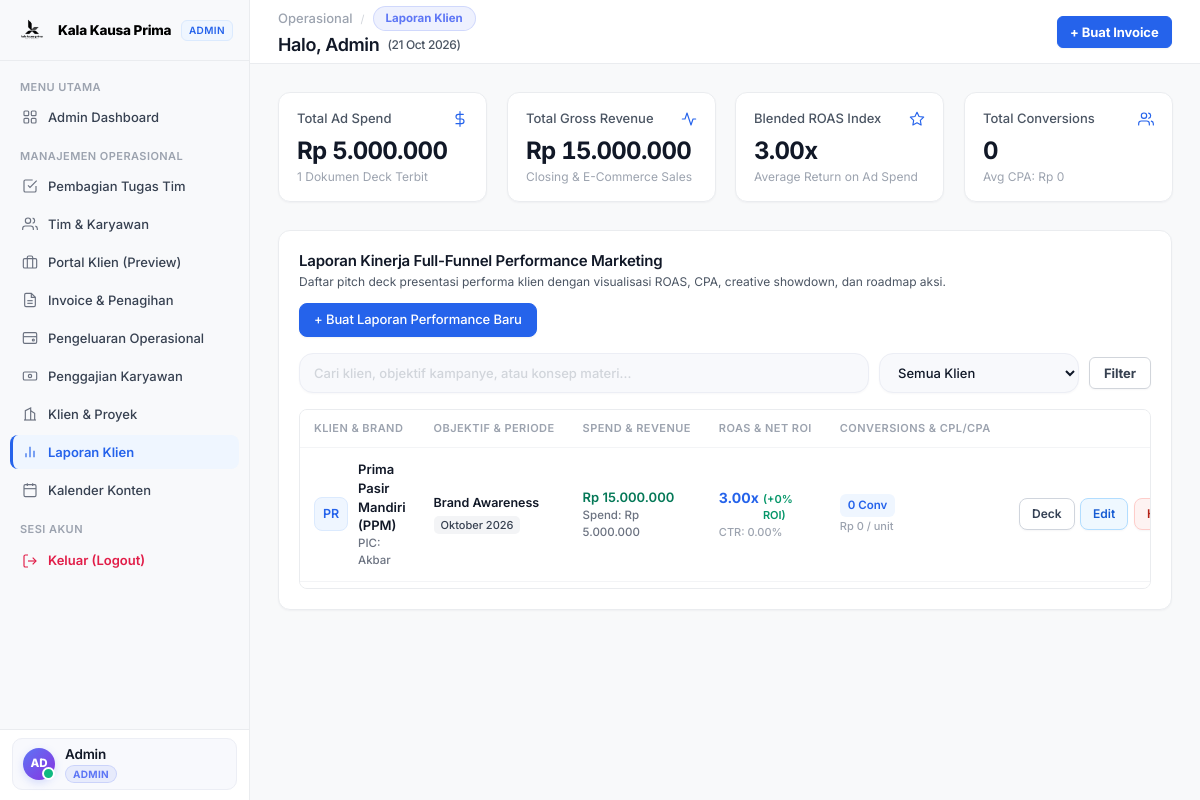
The page /reports?_slot=internal (signed in) on the database its author committed.
### tables this page shows
CREATE TABLE performance_reports (
                id INTEGER PRIMARY KEY AUTOINCREMENT,
                client_id INTEGER NOT NULL,
                report_period VARCHAR(100) NOT NULL,
                objective VARCHAR(255) DEFAULT NULL,
                total_ad_spend DECIMAL(15,2) NOT NULL DEFAULT 0,
                revenue DECIMAL(15,2) NOT NULL DEFAULT 0,
                roas DECIMAL(5,2) NOT NULL DEFAULT 0,
                roi DECIMAL(5,2) NOT NULL DEFAULT 0,
                total_conversions INT NOT NULL DEFAULT 0,
                cpl_cpa DECIMAL(15,2) NOT NULL DEFAULT 0,
                ads_reach INT NOT NULL DEFAULT 0,
                ads_impressions INT NOT NULL DEFAULT 0,
                ads_ctr DECIMAL(5,2) NOT NULL DEFAULT 0,
                ads_cpc DECIMAL(10,2) NOT NULL DEFAULT 0,
                ads_cpm DECIMAL(10,2) NOT NULL DEFAULT 0,
                lost_is_rank DECIMAL(5,2) NOT NULL DEFAULT 0,
                lost_is_budget DECIMAL(5,2) NOT NULL DEFAULT 0,
                ads_evaluation TEXT DEFAULT NULL,
                content_identity TEXT DEFAULT NULL,
                total_views INT NOT NULL DEFAULT 0,
                followers_gained INT NOT NULL DEFAULT 0,
                avg_video_retention DECIMAL(5,2) NOT NULL DEFAULT 0,
                engagement_rate DECIMAL(5,2) NOT NULL DEFAULT 0,
                winning_content_url VARCHAR(255) DEFAULT NULL,
                underperforming_content_url VARCHAR(255) DEFAULT NULL,
                what_worked TEXT DEFAULT NULL,
                what_didnt_work TEXT DEFAULT NULL,
                next_action_plan TEXT DEFAULT NULL,
                created_at DATETIME DEFAULT CURRENT_TIMESTAMP,
                updated_at DATETIME DEFAULT CURRENT_TIMESTAMP,
                is_deleted INTEGER NOT NULL DEFAULT 0,
                FOREIGN KEY (client_id) REFERENCES clients(id) ON DELETE CASCADE
            );

CREATE TABLE clients (
                id INTEGER PRIMARY KEY AUTOINCREMENT,
                name VARCHAR(150) NOT NULL,
                company VARCHAR(150) NOT NULL,
                email VARCHAR(150) NOT NULL,
                phone VARCHAR(50) NOT NULL,
                address TEXT DEFAULT NULL,
                created_at DATETIME DEFAULT CURRENT_TIMESTAMP
            , logo VARCHAR(255) DEFAULT NULL, is_deleted INTEGER DEFAULT 0, company_name VARCHAR(150) DEFAULT NULL, pic_name VARCHAR(150) DEFAULT NULL, package_name VARCHAR(100) DEFAULT 'Social Media & Performance Ads', status VARCHAR(30) DEFAULT 'Active', service_type VARCHAR(200) DEFAULT 'Kelola Sosmed', contract_start_date DATE DEFAULT NULL, contract_end_date DATE DEFAULT NULL, contract_status VARCHAR(30) DEFAULT 'active');

### views/reports.php (the view, shortened to what the rows shown need)
<?php
$db = Database::getConnection();
$where = ["COALESCE(r.is_deleted, 0) = 0"];
$params = [];
$whereSql = implode(' AND ', $where);
$stmt = $db->prepare("
    SELECT r.*,
           c.name as client_name, c.company as client_company,
           c.email as client_email, c.phone as client_phone, c.logo as client_logo
    FROM performance_reports r
    JOIN clients c ON r.client_id = c.id
    WHERE $whereSql
    ORDER BY r.id DESC
");
$stmt->execute($params);
$reports = $stmt->fetchAll(PDO::FETCH_ASSOC);
?>
<!DOCTYPE html>
<html lang="id">
<head>
  <link rel="stylesheet" href="assets/css/style.css?v=saas-linear-1.0">
</head>
<body>
  <div class="app-container">
    <main class="main-wrapper">
      <?php require_once BASE_PATH . '/includes/header.php'; ?>
      <div class="content-body">
        <div class="glass-panel">
          <div class="kala-table-scroll table-responsive" style="width: 100%; max-width: 100%; overflow-x: auto !important; -webkit-overflow-scrolling: touch !important; display: block !important; padding-bottom: 6px;">
            <table class="table-custom" style="min-width: 880px !important; width: 100%;">
              <thead>
                <tr>
                  <th style="white-space: nowrap !important;">Klien &amp; Brand</th>
                  <th style="white-space: nowrap !important;">Objektif &amp; Periode</th>
                  <th style="white-space: nowrap !important;">Spend &amp; Revenue</th>
                  <th style="white-space: nowrap !important;">ROAS &amp; Net ROI</th>
                  <th style="white-space: nowrap !important;">Conversions &amp; CPL/CPA</th>
                  <th class="th-actions" style="text-align: right; min-width: 180px; white-space: nowrap !important;">Aksi</th>
                </tr>
              </thead>
              <tbody>
                <?php if (empty($reports)): ?>
                  <tr>
                    <td colspan="6" style="text-align: center; padding: 48px 16px; color: var(--text-secondary);">
                      <div style="display: flex; justify-content: center; margin-bottom: 12px;">
                        <svg width="36" height="36" viewBox="0 0 24 24" fill="none" stroke="#9CA3AF" stroke-width="1.5" stroke-linecap="round" stroke-linejoin="round"><line x1="18" y1="20" x2="18" y2="10"/><line x1="12" y1="20" x2="12" y2="4"/><line x1="6" y1="20" x2="6" y2="14"/></svg>
                      </div>
                      <div style="font-weight: 600; font-size: 14px; color: #111827;">Belum Ada Laporan Performance Marketing</div>
                      <p style="font-size: 12.5px; color: #6B7280; margin-top: 4px;">
                        <?= $isClientUser ? 'Belum ada dokumen laporan performa yang diterbitkan untuk akun Anda.' : 'Mulai dengan menerbitkan laporan deck performa pertama untuk klien Anda.' ?>
                      </p>
                      <?php if (!$isClientUser && (is_owner() || is_admin())): ?>
                        <a href="<?= url('reports-form') ?>" class="btn btn-primary btn-sm" style="margin-top: 14px; display: inline-flex; height: 34px; padding: 0 14px; border-radius: 8px;">
                          + Buat Laporan Performance Sekarang
                        </a>
                      <?php endif; ?>
                    </td>
                  </tr>
                <?php else: ?>
                  <?php foreach ($reports as $r): ?>
                    <tr>
                      <td>
                        <div style="display: flex; align-items: center; gap: 10px;">
                          <div style="width: 34px; height: 34px; border-radius: 8px; background: #EFF6FF; border: 1px solid #DBEAFE; color: #2563EB; font-weight: 600; font-size: 12.5px; display: flex; align-items: center; justify-content: center; flex-shrink: 0;">
                            <?= strtoupper(substr($r['client_company'] ?: $r['client_name'], 0, 2)) ?>
                          </div>
                          <div>
                            <a href="<?= url("report-deck?id={$r['id']}") ?>" style="font-weight: 600; color: #111827; text-decoration: none; font-size: 13px;" class="hover-underline">
                              <?= htmlspecialchars($r['client_company']) ?>
                            </a>
                            <div style="font-size: 11.5px; color: #6B7280;">
                              PIC: <?= htmlspecialchars($r['client_name']) ?>
                            </div>
                          </div>
                        </div>
                      </td>
                      <td>
                        <div style="font-weight: 600; color: #111827; font-size: 12.5px; margin-bottom: 3px;">
                          <?= htmlspecialchars($r['objective'] ?: 'Performance Campaign') ?>
                        </div>
                        <span style="background: #F3F4F6; color: #374151; font-size: 11px; font-weight: 500; padding: 2px 7px; border-radius: 5px;">
                          <?= htmlspecialchars($r['report_period']) ?>
                        </span>
                      </td>
                      <td>
                        <div style="font-weight: 600; color: #047857; font-size: 13px;">
                          Rp <?= number_format($r['revenue'], 0, ',', '.') ?>
                        </div>
                        <div style="font-size: 11.5px; color: #6B7280;">
                          Spend: Rp <?= number_format($r['total_ad_spend'], 0, ',', '.') ?>
                        </div>
                      </td>
                      <td>
                        <div style="display: inline-flex; align-items: baseline; gap: 4px;">
                          <span style="font-weight: 700; color: #2563EB; font-size: 14px;">
                            <?= number_format($r['roas'], 2) ?>x
                          </span>
                          <span style="font-size: 11px; font-weight: 600; color: #059669;">
                            (+<?= number_format($r['roi'], 0) ?>% ROI)
                          </span>
                        </div>
                        <div style="font-size: 11px; color: #9CA3AF; margin-top: 1px;">
                          CTR: <?= number_format($r['ads_ctr'], 2) ?>%
                        </div>
                      </td>
                      <td>
                        <span style="display: inline-flex; align-items: center; background: #EFF6FF; color: #2563EB; font-weight: 600; font-size: 11.5px; padding: 3px 8px; border-radius: 6px;">
                          <?= number_format($r['total_conversions']) ?> Conv
                        </span>
                        <div style="font-size: 11px; color: #9CA3AF; margin-top: 2px;">
                          Rp <?= number_format($r['cpl_cpa'], 0, ',', '.') ?> / unit
                        </div>
                      </td>
                      <td class="td-actions" style="text-align: right; white-space: nowrap;">
                        <div class="table-actions">
                          <a href="<?= url("report-deck?id={$r['id']}&portal=client&_slot=client") ?>" class="btn-action-view" title="Buka Pitch Deck">
                            Deck
                          </a>
                          <?php if (!$isClientUser && (is_owner() || is_admin())): ?>
                            <a href="<?= url("reports-form?id={$r['id']}") ?>" class="btn-action-edit" title="Edit Data Laporan">
                              Edit
                            </a>
                            <button type="button" class="btn-action-delete btn-delete-ghost" onclick="deleteReport(<?= $r['id'] ?>, '<?= htmlspecialchars(addslashes($r['client_company'])) ?>', '<?= htmlspecialchars($r['report_period']) ?>')" title="Hapus Laporan">
                            </button>
                          <?php endif; ?>
                        </div>
                      </td>
                    </tr>
                  <?php endforeach; ?>
                <?php endif; ?>
              </tbody>
            </table>
          </div>
        </div>
      </div>
    </main>
  </div>
</body>
</html>

### rows shown on the page
performance_reports: client.company "PR", client.company "Prima Pasir Mandiri (PPM)", client.name "Akbar", objective "Brand Awareness", report_period "Oktober 2026", revenue "15.000.000", total_ad_spend "5.000.000", roas "3.00", roi "0", ads_ctr "0.00", total_conversions "0", cpl_cpa "0"

### other values the page prints
$badgeLabel "ADMIN"
$sidebarAvatar "AD"
$sidebarProfileName "Admin"
$sidebarBadge "ADMIN"
$currentPageInfo['parent'] "Operasional"
$currentPageInfo['name'] "Laporan Klien"
$greetingDisplayName "Admin"
$totalSpend "5.000.000"
$stats['total_reports'] "1"
$totalRevenue "15.000.000"
$blendedRoas "3.00"
$totalConversions "0"
$avgCplCpa "0"
